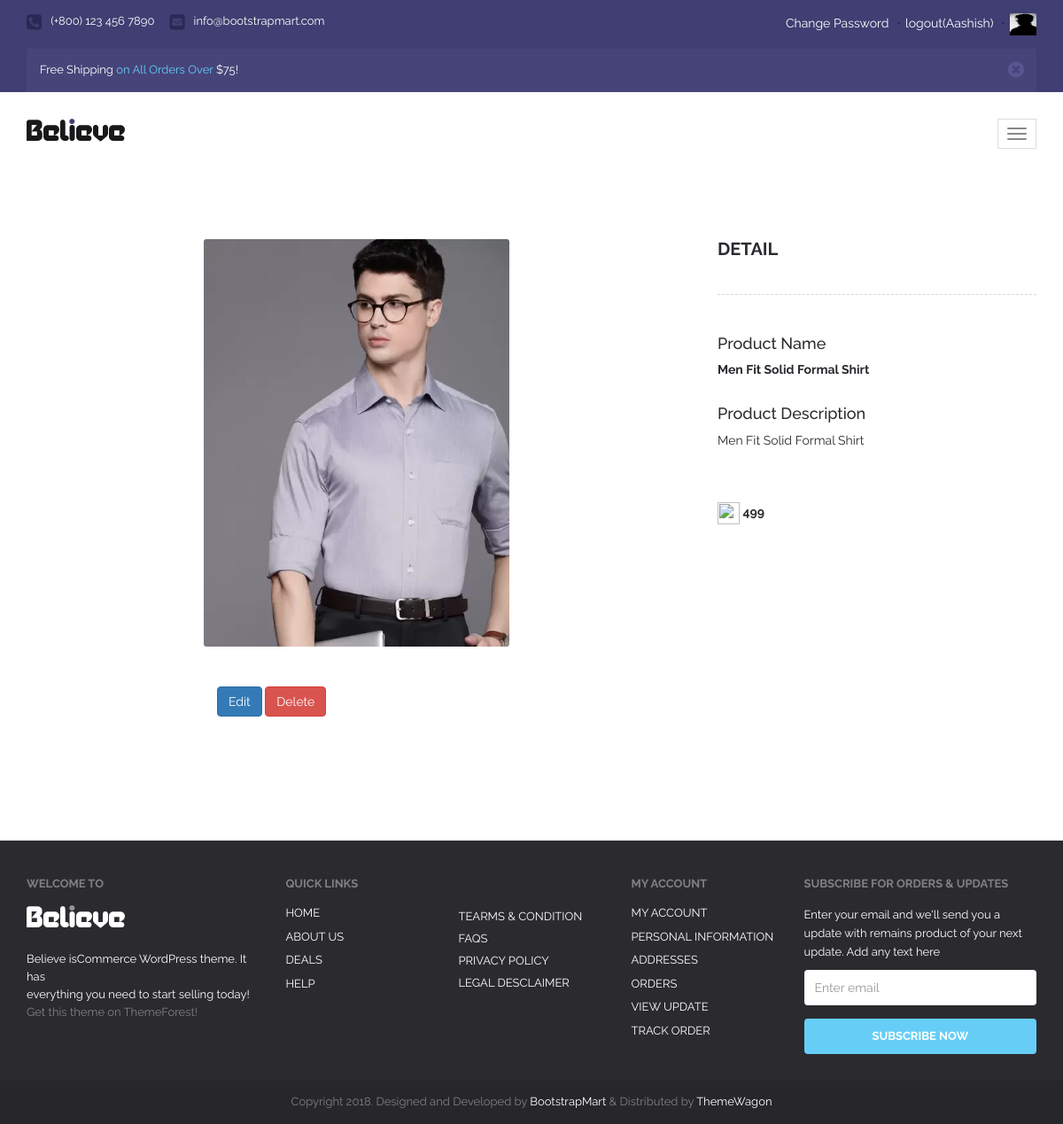
Page /product-detail/60/ (signed in) on the committed database.
### a1/models.py (models this page shows, shortened)
class User(models.Model):
    fname=models.CharField( max_length=50)
    lname=models.CharField( max_length=50)
    password=models.CharField( max_length=50)
    email=models.EmailField()
    profile_pic=models.ImageField(upload_to='profile_pic/',default="usericon.jpg")
    user_type=models.CharField(max_length=50, default="buyer")

class Product(models.Model):
    seller=models.ForeignKey(User, on_delete=models.CASCADE)
    choice=(
        ("Electronics","Electronics"),
        ("Men","Men"),
        ("Women","Women"),
        ("Baby & Kids","Baby & Kids"),
        ("Home & Kitchens","Home & Kitchens"),
        ("Books","Books"),
        ("Other","Other"),
    )
    product_category=models.CharField(max_length=50, choices=choice, default="Others")
    product_name=models.CharField(max_length=50)
    product_price=models.PositiveIntegerField()
    product_desc=models.CharField(max_length=300,default="")
    product_date=models.DateField(auto_now_add=True)
    product_image=models.ImageField(upload_to="product_image")

### a1/views.py (the view)
# urls.py: path('product-detail/<int:pk>/',views.product_detail,name='product-detail'),
def product_detail(request,pk):
    product=Product.objects.get(pk=pk)
    try:
        user=User.objects.get(email=request.session['email'])
        if user.user_type=='buyer':
            wishlist_flag=False
            cart_flag=False
            try:
                Wishlist.objects.get(user=user,product=product)
                wishlist_flag=True
            except:
                pass
            try:
                Cart.objects.get(user=user,product=product,payment_status=False)
                cart_flag=True
            except:
                pass
            return render(request,'buyer-product-detail.html',{'product':product,'wishlist_flag':wishlist_flag,'cart_flag':cart_flag})
        else:
            return render(request,'product-detail.html',{'product':product})
    except:
            return render(request,'buyer-product-detail.html',{'product':product})

### a1/templates/product-detail.html (shortened to what this page needs)
{% extends 'seller-header.html' %}
{% load static %}
{% block content %}
<!DOCTYPE html>
<html lang="en">
  <head>
  </head>
  <body>
    <div class="container">
        <div class="blog">
            <div class="row">
                <div class="col-md-8 blog-content detail">
                    <div class="row">
                        <div class="col-md-12 blog-block">
                            <div class="blog-image" height=500px width=300px>
                                <img src="{{product.product_image.url}}" alt="image" class="img-responsive" style="max-width:60%; height:460px; margin-left:20rem;">
                            </div>
                        </div>
                       <a style="margin-left:23rem;" href="{%url 'seller-edit-product' pk=product.pk%}"><input type="button" value="Edit" class="btn btn-primary"></a>
                       <a href="{%url 'seller-delete-product' pk=product.pk%}" ><input type="button" value="Delete" class="btn btn-danger"></a>
                    </div>
                </div>
                <div class="col-md-4 sidebar">
                    <div class="sidebar-inner">
                        <div class="side-recent">
                            <h4>Detail</h4>
                        </div>
                    </div>
                    <h4>Product Name</h4>
                    <b>{{product.product_name}}</b>
                        <br><br>
                    <h4>Product Description</h4>
                    {{product.product_desc}}<br><br><br><br>
                   <img src="https://img.freepik.com/free-icon/rupee-indian_318-41989.jpg?w=2000" height=25px width=25px>
                        <b>{{product.product_price}}</b>
                </div>
            </div>
        </div>
    </div>
  </body>
</html>
{% endblock %}

### a1/templates/seller-header.html (shortened to what this page needs)
{%load static%}
<!DOCTYPE html>
<html>
    <head>
        <link href="{%static 'font-awesome/cs/font-awesome.css'%}" rel='stylesheet' type='text/css'>
        <link href="{% static 'css/bootstrap.min.css'%}" rel="stylesheet">
        <link href="{%static 'style.css'%}" rel="stylesheet">
        <link href="{%static 'responsive.css'%}" rel="stylesheet">
        <link href="{%static 'css/owl.carousel.css'%}" rel="stylesheet">
        <link href="{%static 'css/owl.theme.css'%}" rel="stylesheet">
        <link href="{%static 'css/owl.transitions.css'%}" rel="stylesheet">
        <link href="{%static 'css/prettyPhoto.css'%}" rel="stylesheet">
    </head>
    <body>
        <div id="header">
            <div class="top">
                <div class="container">
                    <ul class="top-support">
                        <li><i class="fa fa-phone-square"></i><span>(+800) 123 456 7890</span></li>
                        <li><a href=""><i class="fa fa-envelope-square"></i><span>info@bootstrapmart.com</span></a></li>
                    </ul>
                    {%if request.session.email%}
                    <div class="top-control">
                        <a href="{%url 'change-password'%}">Change Password</a>
                        <span>•</span><a href="{%url 'logout'%}">logout({{request.session.fname}})</a>
                        <span>•</span><a href="{%url 'update-profile'%}"><img src="{{request.session.profile_pic}}" height="25px" width="30px"></a>
                    </div>
                    {%else%}
                    <div class="top-control">
                    <a href="{%url 'register'%}">Register</a>
                        <span>•</span><a href="{%url 'login'%}">Login</a>
                    </div>
                    {%endif%}
                    <div class="clearfix"></div>
                    <div class="top-offers show-mobile">
                        <div class="alert alert-warning alert-dismissible fade in offers" role="alert">
                            <button type="button" class="close" data-dismiss="alert" aria-label="Close"><span aria-hidden="true"><i class="fa fa-times-circle"></i></span></button>
                            Free Shipping <a href="">on All Orders Over</a> $75!
                        </div>
                    </div>
                </div>
            </div>
            <div id="believe-nav">
                <div class="container">
                    <div class="min-marg">
                        <nav class="navbar navbar-default">
                                <div class="navbar-header">
                                    <button type="button" class="navbar-toggle collapsed" data-toggle="collapse" data-target="#bs-example-navbar-collapse-1">
                                        <span class="icon-bar"></span>
                                        <span class="icon-bar"></span>
                                        <span class="icon-bar"></span>
                                    </button>
                                    <a class="navbar-brand" href="{%url 'seller-index'%}"><img src="{%static 'images/logo.png'%}" alt=""></a>
                                </div>
                        </nav>
                    </div>
                </div>
            </div>
        </div>
        {% block content %}
        {% endblock  %}
        <div id="footer">
            <div class="footer-widget">
                <div class="container">
                    <div class="row">
                        <div class="col-md-3">
                            <div class="text-widget">
                                <div class="wid-title">Welcome to</div>
                                <a href="{%url 'seller-index'%}"><img src="{%static 'images/logo-white.png'%}" alt="ft-logo"></a>
                                <p>
                                    Believe isCommerce WordPress theme. It has<br/>everything you need to start selling today! <a href="">Get this theme on ThemeForest!</a>
                                </p>
                            </div>
                        </div>
                        <div class="col-md-2">
                            <div class="quick-links">
                                <div class="wid-title">Quick Links</div>
                                <ul>
                                    <li><a href="{%url 'seller-index'%}">Home</a></li>
                                    <li><a href="#">About US</a></li>
                                    <li><a href="#">deals</a></li>
                                    <li><a href="#">help</a></li>
                                </ul>
                            </div>
                        </div>
                        <div class="col-md-2">
                            <div class="term">
                                <div class="wid-title">&nbsp;</div>
                                <p>
                                    <a href="#">Tearms & condition</a><br/>
                                    <a href="#">FAQs</a><br/>
                                    <a href="#">Privacy Policy</a><br/>
                                    <a href="#">Legal Desclaimer</a><br/>
                                </p>
                            </div>
                        </div>
                        <div class="col-md-2">
                            <div class="quick-links">
                                <div class="wid-title">My Account</div>
                                <ul>
                                    <li><a href="{%url 'update-profile'%}">My Account</a></li>
                                    <li><a href="{%url 'update-profile'%}">Personal Information</a></li>
                                    <li><a href="{%url 'update-profile'%}">Addresses</a></li>
                                    <li><a href="#">Orders</a></li>
                                    <li><a href="#">View Update</a></li>
                                    <li><a href="#">track order</a></li>
                                </ul>
                            </div>
                        </div>
                        <div class="col-md-3">
                            <div class="subscribe">
                                <div class="wid-title">Subscribe for Orders & UPDATES</div>
                                <p>
                                    Enter your email and we'll send you a update
                                    with remains product of your next update. Add any text here
                                </p>
                                <form>
                                    <div class="form-group">
                                        <input type="email" class="form-control" id="exampleInputEmail1" placeholder="Enter email">
                                    </div>
                                    <button type="submit" class="btn btn-default">Subscribe Now</button>
                                </form>
                            </div>
                        </div>
                    </div>
                </div>
            </div>
            <div class="footer-text">
                <div class="container">
                    <p>Copyright 2018. Designed and Developed by <a href="https://bootstrapmart.com/">BootstrapMart </a> &amp; Distributed by <a href="https://themewagon.com/">ThemeWagon</a></p>
                </div>
            </div>
        </div>
    </body>
</html>

### a1/static/responsive.css (style rules this page uses)
.top-offers.show-mobile, #open-srch-form-mod { display:none; }
@media (max-width:1200px) { .top-offers { display:none; } }
@media (max-width:1200px) { .top-offers.show-mobile { display:block; float:none; width:100%; max-width:none; } }
@media (max-width:1200px) { .offers { width:100%; max-width:none; } }
@media (max-width:1200px) { .navbar-header { float: none; } }
@media (max-width:1200px) { .navbar-toggle { display: block; margin:0 15px; border-radius:0; } }

### rows in the picture
User: session.fname "Aashish"
Product: product_image (picture), product_name "Men Fit Solid Formal Shirt", product_desc "Men Fit Solid Formal Shirt", product_price "499"
